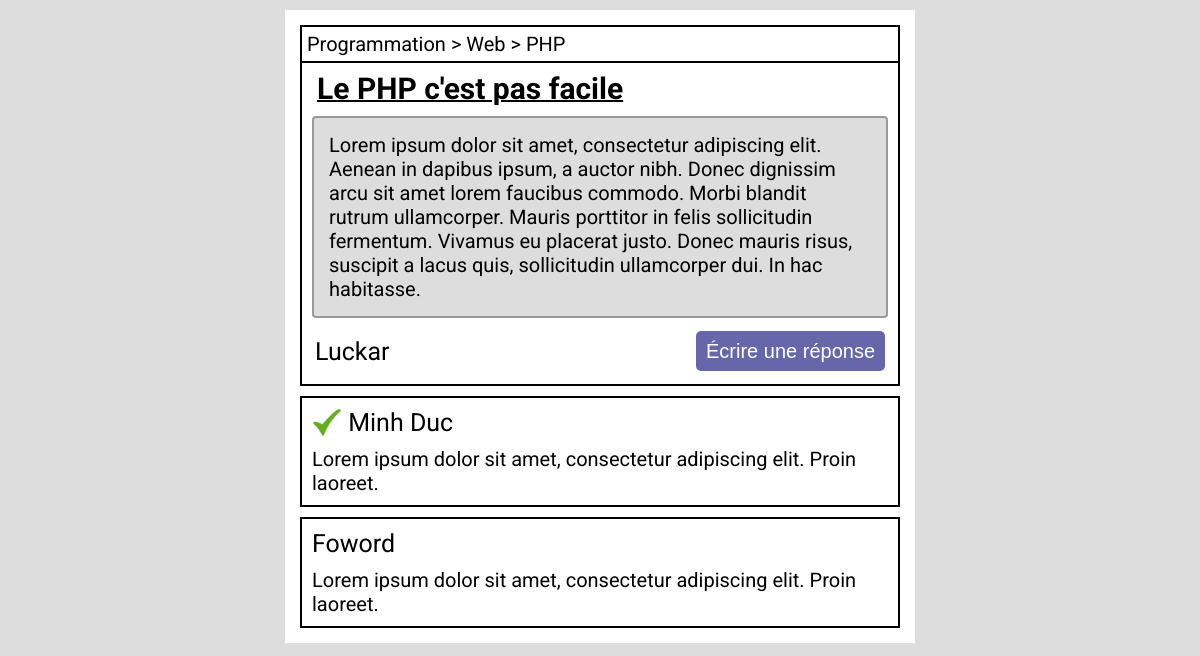
The page /post.php?post=1 on the database its author committed.
### tables this page shows
create table IF NOT EXISTS posts (
    postid int PRIMARY KEY NOT NULL AUTO_INCREMENT,
    title varchar(512) NOT NULL,
    text varchar(16384) NOT NULL,
    categoryid int,
    userid int,
    FOREIGN KEY (categoryid) REFERENCES categories(categoryid) ON DELETE CASCADE,
    FOREIGN KEY (userid) REFERENCES users(userid) ON DELETE CASCADE
);

create table IF NOT EXISTS users ( 
    userid int PRIMARY KEY NOT NULL AUTO_INCREMENT,
    username varchar(32) NOT NULL,
    email varchar(255) NOT NULL,
    profilepic BLOB,
    password varchar(64) NOT NULL,
    points int NOT NULL DEFAULT 0,
    isteacher int NOT NULL DEFAULT 0
);

create table IF NOT EXISTS answers (
    answerid int PRIMARY KEY NOT NULL AUTO_INCREMENT,
    text varchar(16384) NOT NULL,
    isgood int NOT NULL DEFAULT 0,
    postid int,
    userid int,
    FOREIGN KEY (postid) REFERENCES posts(postid) ON DELETE CASCADE,
    FOREIGN KEY (userid) REFERENCES users(userid) ON DELETE CASCADE
);

### data/functions.php (called while the page is built, shortened)
<?php
    function getCategoryArbo($connexion,$id){
        $string = "";
        for($i=0;$i<10 && $id;$i++){
            $req="SELECT name,parent from categories where categoryid = ?";
            $stmt = mysqli_prepare($connexion, $req);
            mysqli_stmt_bind_param($stmt, "i", $id);
            mysqli_stmt_execute($stmt);
            $result = mysqli_stmt_get_result($stmt);
            foreach($result as $ligne) $cat = $ligne;
            $id = $cat["parent"];
            $string = " > " . $cat["name"] . $string;
        }
        return substr($string,3);
    }
    function getUser($connexion,$id){
        $req="SELECT * from users where userid = ?";
        $stmt = mysqli_prepare($connexion, $req);
        mysqli_stmt_bind_param($stmt, "i", $id);
        mysqli_stmt_execute($stmt);
        $result = mysqli_stmt_get_result($stmt);
        if(mysqli_num_rows($result)>=1){
            foreach($result as $ligne) $return = $ligne;
        }else{
            $return = NULL;
        }
        return $return;
    }
    function getPost($connexion,$id){
        $req="SELECT * from posts where postid = ?";
        $stmt = mysqli_prepare($connexion, $req);
        mysqli_stmt_bind_param($stmt, "i", $id);
        mysqli_stmt_execute($stmt);
        $result = mysqli_stmt_get_result($stmt);
        if(mysqli_num_rows($result)>=1){
            foreach($result as $ligne) $return = $ligne;
        }else{
            $return = NULL;
        }
        return $return;
    }
?>

### post.php (the view, shortened to what this page needs)
<!DOCTYPE html>
<html lang="fr">
    <?php
        if(isset($_GET["post"])){
            $postid=$_GET["post"];
            require "data/db_login.php";
            require "data/functions.php";
            $connexion=mysqli_connect($host,$login,$mdp,$bdd)
            or die("connexion impossible");
            $post = getPost($connexion,$postid);
            $autor = getUser($connexion,$post["userid"]);
        }else header("Location:unknow.html");
    ?>
    <head>
        <link href="styles/style.css" rel="stylesheet"/>
        <link href="styles/post.css" rel="stylesheet"/>
    </head>
    <body>
        <div id="post">
            <div id="arbo">
                <?php echo getCategoryArbo($connexion,$post["categoryid"]); ?>
            </div>
            <h3>
                <?php echo $post["title"] ?>
            </h3>
            <p>
                <?php echo $post["text"] ?>
            </p>
            <table id="post_bot">
                <tr>
                    <td><?php echo $autor["username"]; ?></td>
                    <td class="table_right"><a href="answer.php?post=<?php echo $postid;?>"><button>Écrire une réponse</button></a></td>
                </tr>
            </table>
        </div>
        <?php
            $req="SELECT * from answers where postid = ? ORDER BY isgood DESC";
            $stmt = mysqli_prepare($connexion, $req);
            mysqli_stmt_bind_param($stmt, "i", $postid);
            mysqli_stmt_execute($stmt);
            $result = mysqli_stmt_get_result($stmt);
            foreach($result as $answer){
                if($answer["isgood"] == 1){
                    echo "
                        <div class='answer'>
                            <div class='answer_top'>
                                <img src='data/img/check.png' alt='Good answer' class='check_img' title='Réponse validé par l'auteur'>
                                ".getUser($connexion,$answer["userid"])["username"]."
                            </div>
                            <div class='answer_text'>
                                ".$answer["text"]."
                            </div>
                        </div>
                        ";
                }else{
                    echo "
                        <div class='answer'>
                            <div class='answer_top'>
                                ".getUser($connexion,$answer["userid"])["username"]."
                            </div>
                            <div class='answer_text'>
                                ".$answer["text"]."
                            </div>
                        </div>
                        ";
                }
            }
        ?>
    </body>
</html>

### styles/style.css (style rules this page uses)
body { font-family: 'Roboto', sans-serif; font-size: 20px; width: 50%; margin: 10px auto 0 auto; padding: 15px; background-color: white; }
html { background-color: #DDD; }
button { border-radius: 5px; height: 40px; font-size: 15px; background-color: #6667ab; color: white; border: 0; transition: 200ms; font-size: 20px; padding: 0 10px 0 10px; }

### styles/post.css (style rules this page uses)
#post { border: 2px solid black; }
#arbo { border: 2px solid black; margin: -2px; padding: 5px; }
h3 { margin: 10px 15px 0 15px; font-size: 30px; text-decoration: underline; text-decoration-thickness: 2px; }
#post p { margin: 10px; border: 2px solid #999; background-color: #DDD; padding: 15px; border-radius :4px; }
#post_bot { width: calc(100% - 20px); margin: 10px; }
#post_bot td { font-size: 25px; }
.table_right { text-align: right; }
.answer { border: 2px solid black; width: calc(100%-4px); margin: 10px 0 0 0; padding: 10px; }
.check_img { width: 30px; vertical-align: top; }
.answer_top { font-size: 25px; margin-bottom: 10px; }

### rows shown on the page
posts: title "Le PHP c'est pas facile", text "Lorem ipsum dolor sit amet, consectetur adipiscing elit. Aenean in dapibus ipsum, a auctor nibh. Donec dignissim arcu sit amet lorem faucibus commodo. Morbi blandit rutrum ullamcorper. Mauris porttitor in felis sollicitudin fermentum. Vivamus eu placerat justo. Donec mauris risus, suscipit a lacus quis, sollicitudin ullamcorper dui. In hac habitasse."
users: username "Luckar"
answers: isgood 1 (drawn), userid.username "Minh Duc", text "Lorem ipsum dolor sit amet, consectetur adipiscing elit. Proin laoreet."
answers: userid.username "Foword", text "Lorem ipsum dolor sit amet, consectetur adipiscing elit. Proin laoreet."

### other values the page prints
getCategoryArbo($connexion,$post["categoryid"]) "Programmation > Web > PHP"
